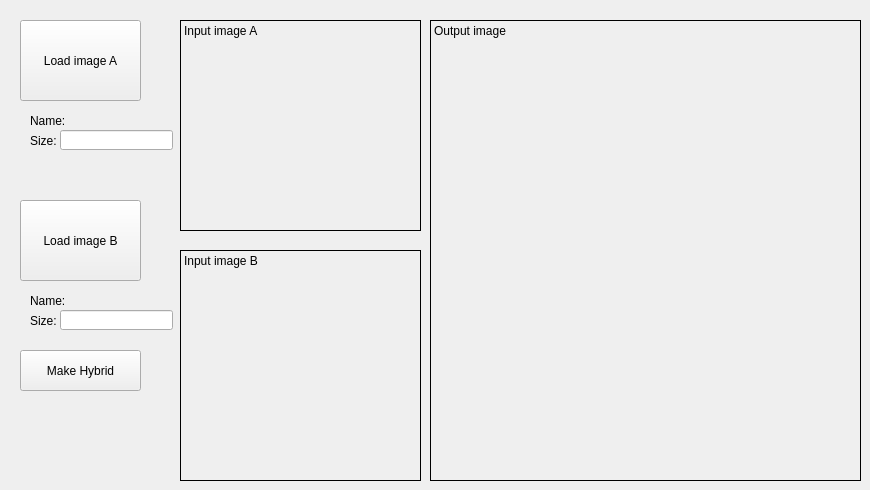
    <widget class="QWidget" name="tab_hybrid">
     <attribute name="title">
      <string>Hybrid</string>
     </attribute>
     <widget class="QLabel" name="label_histograms_input_2">
      <property name="geometry">
       <rect>
        <x>180</x>
        <y>20</y>
        <width>241</width>
        <height>211</height>
       </rect>
      </property>
      <property name="autoFillBackground">
       <bool>true</bool>
      </property>
      <property name="frameShape">
       <enum>QFrame::Box</enum>
      </property>
      <property name="text">
       <string>Input image A</string>
      </property>
      <property name="scaledContents">
       <bool>true</bool>
      </property>
      <property name="alignment">
       <set>Qt::AlignLeading|Qt::AlignLeft|Qt::AlignTop</set>
      </property>
     </widget>
     <widget class="QLabel" name="label_histograms_hinput_2">
      <property name="geometry">
       <rect>
        <x>180</x>
        <y>250</y>
        <width>241</width>
        <height>231</height>
       </rect>
      </property>
      <property name="autoFillBackground">
       <bool>true</bool>
      </property>
      <property name="frameShape">
       <enum>QFrame::Box</enum>
      </property>
      <property name="text">
       <string>Input image B</string>
      </property>
      <property name="textFormat">
       <enum>Qt::PlainText</enum>
      </property>
      <property name="scaledContents">
       <bool>true</bool>
      </property>
      <property name="alignment">
       <set>Qt::AlignLeading|Qt::AlignLeft|Qt::AlignTop</set>
      </property>
     </widget>
     <widget class="QLabel" name="label_histograms_output_2">
      <property name="geometry">
       <rect>
        <x>430</x>
        <y>20</y>
        <width>431</width>
        <height>461</height>
       </rect>
      </property>
      <property name="autoFillBackground">
       <bool>true</bool>
      </property>
      <property name="frameShape">
       <enum>QFrame::Box</enum>
      </property>
      <property name="text">
       <string>Output image</string>
      </property>
      <property name="scaledContents">
       <bool>true</bool>
      </property>
      <property name="alignment">
       <set>Qt::AlignLeading|Qt::AlignLeft|Qt::AlignTop</set>
      </property>
     </widget>
     <widget class="QLabel" name="label_12">
      <property name="geometry">
       <rect>
        <x>30</x>
        <y>110</y>
        <width>71</width>
        <height>21</height>
       </rect>
      </property>
      <property name="text">
       <string>Name:</string>
      </property>
     </widget>
     <widget class="QPushButton" name="pushButton_histograms_load_2">
      <property name="geometry">
       <rect>
        <x>20</x>
        <y>20</y>
        <width>121</width>
        <height>81</height>
       </rect>
      </property>
      <property name="text">
       <string>Load image A</string>
      </property>
     </widget>
     <widget class="QLabel" name="label_13">
      <property name="geometry">
       <rect>
        <x>30</x>
        <y>130</y>
        <width>71</width>
        <height>21</height>
       </rect>
      </property>
      <property name="text">
       <string>Size:</string>
      </property>
     </widget>
     <widget class="QLabel" name="label_14">
      <property name="geometry">
       <rect>
        <x>30</x>
        <y>310</y>
        <width>71</width>
        <height>21</height>
       </rect>
      </property>
      <property name="text">
       <string>Size:</string>
      </property>
     </widget>
     <widget class="QLabel" name="label_15">
      <property name="geometry">
       <rect>
        <x>30</x>
        <y>290</y>
        <width>71</width>
        <height>21</height>
       </rect>
      </property>
      <property name="text">
       <string>Name:</string>
      </property>
     </widget>
     <widget class="QPushButton" name="pushButton_histograms_load_3">
      <property name="geometry">
       <rect>
        <x>20</x>
        <y>200</y>
        <width>121</width>
        <height>81</height>
       </rect>
      </property>
      <property name="text">
       <string>Load image B</string>
      </property>
     </widget>
     <widget class="QPushButton" name="pushButton_histograms_load_4">
      <property name="geometry">
       <rect>
        <x>20</x>
        <y>350</y>
        <width>121</width>
        <height>41</height>
       </rect>
      </property>
      <property name="text">
       <string>Make Hybrid</string>
      </property>
     </widget>
     <widget class="QLineEdit" name="lineEdit_11">
      <property name="geometry">
       <rect>
        <x>60</x>
        <y>130</y>
        <width>113</width>
        <height>20</height>
       </rect>
      </property>
     </widget>
     <widget class="QLineEdit" name="lineEdit_12">
      <property name="geometry">
       <rect>
        <x>60</x>
        <y>310</y>
        <width>113</width>
        <height>20</height>
       </rect>
      </property>
     </widget>
    </widget>
